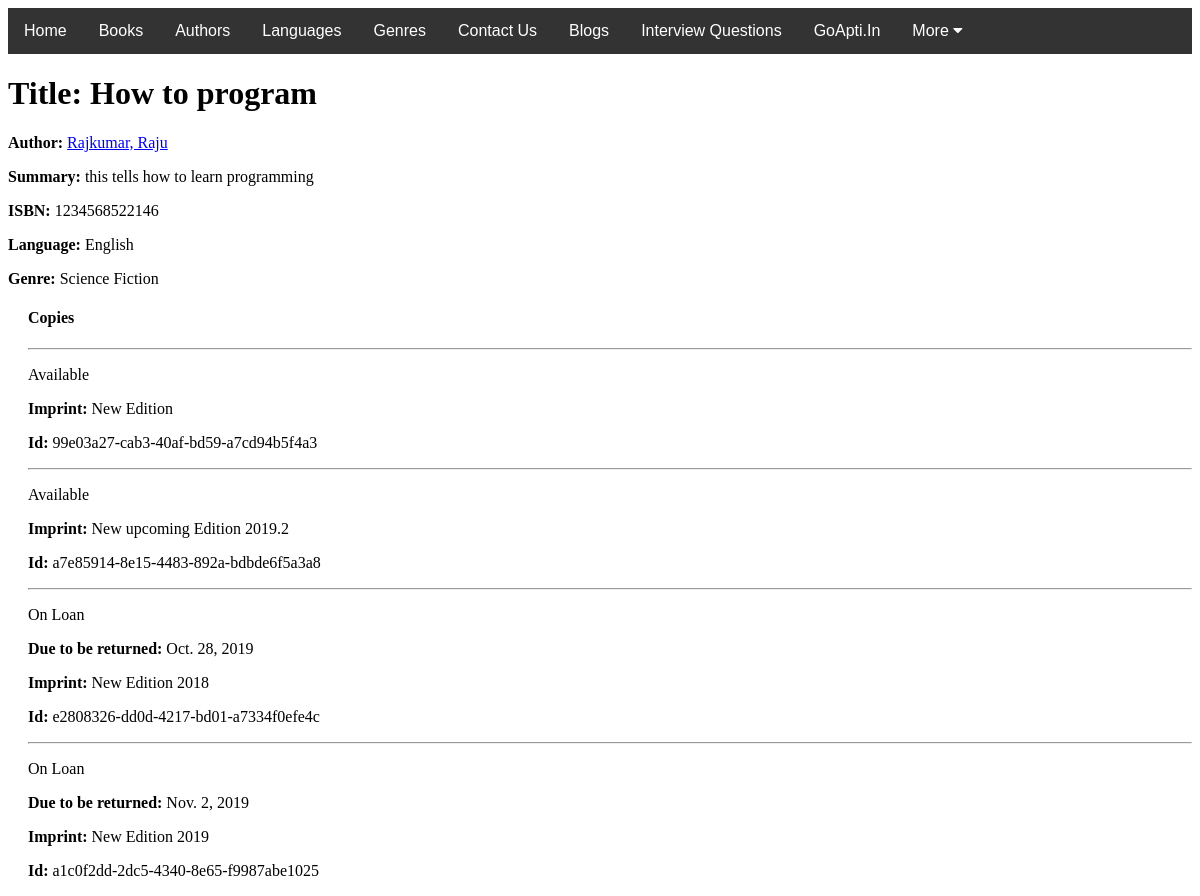
Before: /catalog/book/9 with the older database file.
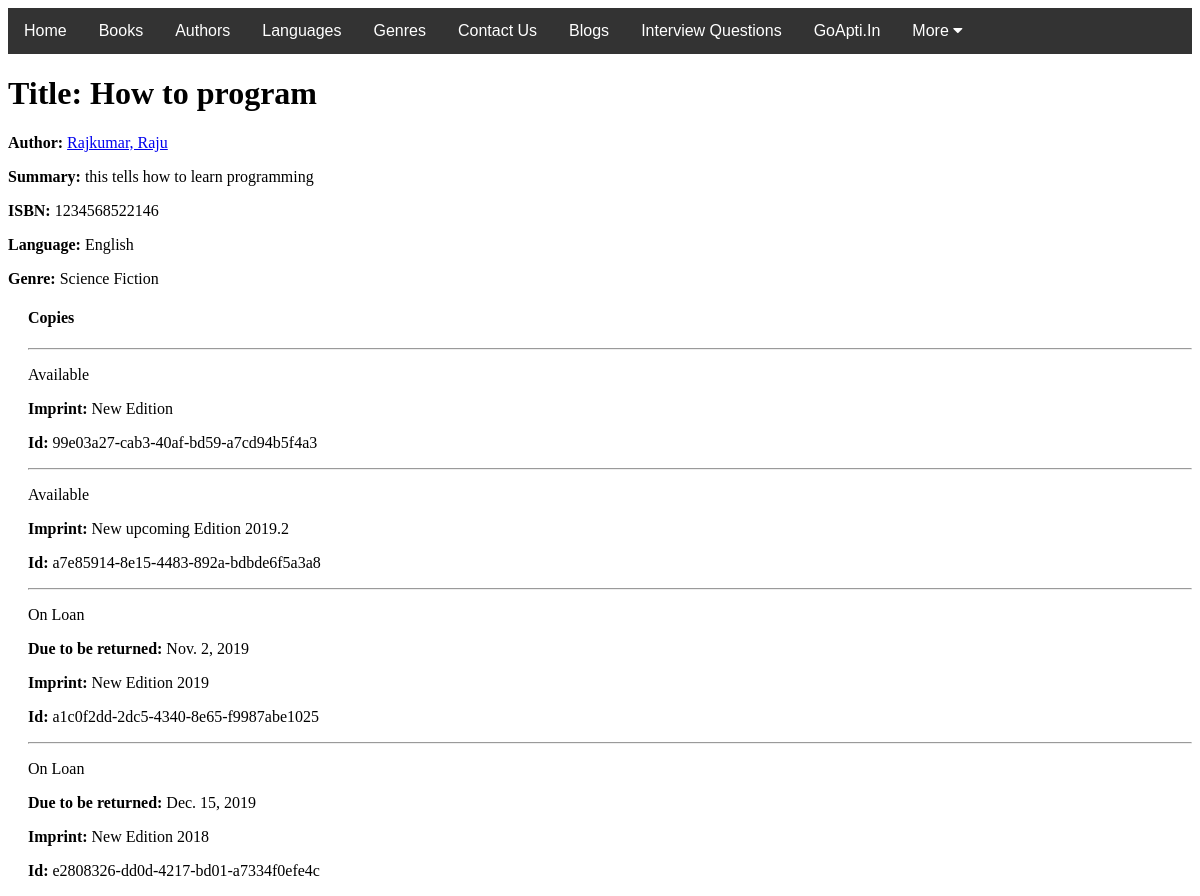
After: the same page with the newer database file.
### catalog/models.py (models this page shows, shortened)
class Book(models.Model):
    title = models.CharField(max_length=200)
    author = models.ForeignKey('Author', on_delete=models.SET_NULL, null=True)
    summary = models.TextField(max_length=1000, help_text='Enter a brief description os the book')
    isbn = models.CharField('ISBN',max_length=13,help_text='13 Character ISBN number. International Standard Book Number.')
    genre = models.ManyToManyField(Genre, help_text='Select a genre for this Boook')
    language = models.ForeignKey('Language', on_delete=models.SET_NULL, null=True)
    def display_genre(self):
        return ', '.join(genre.name for genre in self.genre.all()[:3])
    display_genre.short_description = 'Genre'

class Author(models.Model):
    first_name = models.CharField(max_length=100)
    last_name = models.CharField(max_length=100)
    date_of_birth = models.DateField(null=True, blank=True)
    date_of_death = models.DateField('Died', null=True, blank=True)
    class Meta:
        ordering = ['first_name', 'last_name']
    def __str__(self):
        return f'{self.first_name}, {self.last_name}'

class Language(models.Model):
    name = models.CharField(max_length=200, help_text="Enter the book's natural language (e.g. English, French, Japanese etc.)")
    def __str__(self):
        return self.name

class Genre(models.Model):
    name = models.CharField(max_length=200, help_text='Enter a book genre (e.g Science Fiction)')
    def __str__(self):
        return self.name

class BookInstance(models.Model):
    id = models.UUIDField(primary_key=True, default=uuid.uuid4, help_text='Unique ID for this Book across whole Library')
    book = models.ForeignKey('Book', on_delete=models.SET_NULL, null=True)
    imprint = models.CharField(max_length=200)
    due_back = models.DateField(null=True, blank=True)
    borrower = models.ForeignKey(User, on_delete=models.SET_NULL, null= True, blank=True)
    LOAN_STATUS = (
        ('m', 'Maintenance'),
        ('o', 'On Loan'),
        ('a', 'Available'),
        ('r','Reserved')
    )
    status = models.CharField(
        max_length=1,
        choices=LOAN_STATUS,
        blank=True,
        default='m',
        help_text='Book Availability',
    )
    class Meta:
        ordering = ['due_back']
        permissions = (("can_mark_returned", "Set book as returned"), )

### catalog/views.py (the view, shortened to what this page needs)
# urls.py: path('book/<int:pk>', views.BookDetailView.as_view(), name='book-detail'),
class BookDetailView(generic.DetailView):                                         # Detailed view of the available books
    model = Book

### catalog/templates/catalog/book_detail.html
{% extends "base_generic.html" %}
{% block content %}
  <h1>Title: {{ book.title }}</h1>
  <p><strong>Author:</strong> <a href="{% url 'author-detail' book.author.pk %}">{{ book.author }}</a></p>
  <p><strong>Summary:</strong> {{ book.summary }}</p>
  <p><strong>ISBN:</strong> {{ book.isbn }}</p>
  <p><strong>Language:</strong> {{ book.language }}</p>
  <p><strong>Genre:</strong> {{ book.genre.all|join:", " }}</p>
  <div style="margin-left:20px;margin-top:20px">
    <h4>Copies</h4>
    {% for copy in book.bookinstance_set.all %}
      <hr>
      <p class="{% if copy.status == 'a' %}text-success{% elif copy.status == 'm' %}text-danger{% else %}text-warning{% endif %}">{{ copy.get_status_display }}</p>
      {% if copy.status != 'a' %}
        <p><strong>Due to be returned:</strong> {{copy.due_back}}</p>
      {% endif %}
      <p><strong>Imprint:</strong> {{copy.imprint}}</p>
      <p class="text-muted"><strong>Id:</strong> {{copy.id}}</p>
    {% endfor %}
  </div>
{% endblock %}

### catalog/templates/base_generic.html (shortened to what this page needs)
<!DOCTYPE html>
<html lang="en">
<head>
  <link rel="stylesheet" href="https://cdnjs.cloudflare.com/ajax/libs/font-awesome/4.7.0/css/font-awesome.min.css">
    {% load static %}
  <link rel="stylesheet" href="{% static 'css/styles2.css' %}">
</head>
<body>
<div class="navbar">
  <a class="active" href="{% url 'index' %}">Home</a>
  <a class="active" href="{% url 'books' %}">Books</a>
  <a class="active" href="{% url 'authors' %}">Authors</a>
  <a class="active" href="{% url 'language' %}">Languages</a>
  <a class="active" href="{% url 'genre' %}">Genres</a>
  <a class="active" href="{% url 'visitor' %}">Contact Us</a>
  <a class="active" href="{% url 'blog' %}"> Blogs</a>
  <a class="active" href="{% url 'interview' %}">Interview Questions</a>
  <a class="active" href="https://www.goapti.in/" target="_blank">GoApti.In</a>
  <div class="dropdown">
      {% load static %}
  <button class="dropbtn" onclick="myFunction()">More
    <i class="fa fa-caret-down"></i>
  </button>
  </div>
</div>
  <div class="container-fluid">
    <div class="row">
      <div class="col-sm-10 ">{% block content %}{% endblock %}</div>
    </div>
  </div>
</body>
</html>

### catalog/static/css/styles2.css (style rules this page uses)
.navbar { overflow: hidden; background-color: #333; font-family: Arial, Helvetica, sans-serif; }
.navbar a { float: left; font-size: 16px; color: white; text-align: center; padding: 14px 16px; text-decoration: none; }
.dropdown { float: left; overflow: hidden; }
.dropdown .dropbtn { cursor: pointer; font-size: 16px; border: none; outline: none; color: white; padding: 14px 16px; background-color: inherit; font-family: inherit; margin: 0; }

Changed rows visible on the page:
shown differently, row unchanged: BookInstance "Nov. 2, 2019": moves up the list
changed BookInstance "e2808326-dd0d-4217-bd01-a7334f0efe4c": due_back "Oct. 28, 2019" → "Dec. 15, 2019"
